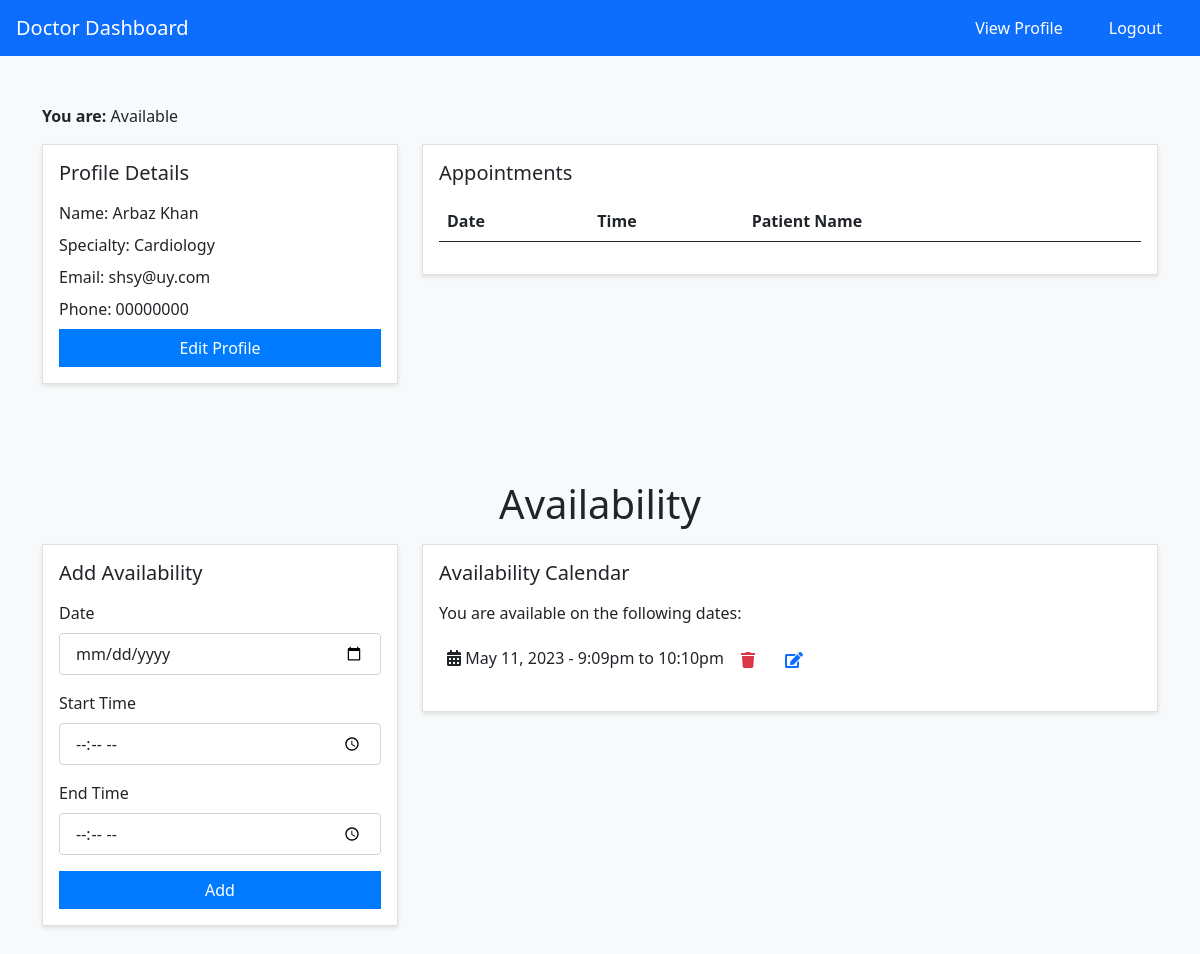
Screenshot of /Doctor/dashboard.php (signed in) with the database file from the repository.
### tables this page shows
CREATE TABLE `doctors` (
  `doctor_id` int(11) NOT NULL,
  `first_name` varchar(50) NOT NULL,
  `last_name` varchar(50) NOT NULL,
  `email` varchar(50) NOT NULL,
  `password` varchar(50) NOT NULL,
  `phone_number` varchar(20) NOT NULL,
  `address` varchar(100) NOT NULL,
  `city_id` int(11) NOT NULL,
  `specialty` varchar(50) NOT NULL,
  `availability` varchar(50) NOT NULL,
  `last_added` date NOT NULL DEFAULT current_timestamp()
);

CREATE TABLE `doctor_availability` (
  `availability_id` int(11) NOT NULL,
  `doctor_id` int(11) NOT NULL,
  `date` date NOT NULL,
  `start_time` time NOT NULL,
  `end_time` time NOT NULL
);

### Doctor/dashboard.php (the view, shortened to what this page needs)
<!DOCTYPE html>
<html lang="en">
<head>
  <link rel="stylesheet" href="../css/style.css">
  <link rel="stylesheet" href="https://cdnjs.cloudflare.com/ajax/libs/bootstrap/5.0.0-beta3/css/bootstrap.min.css">
  <link rel="stylesheet" href="https://cdnjs.cloudflare.com/ajax/libs/font-awesome/5.15.3/css/all.min.css">
</head>
<body>
    <?php include 'navbarDoctor.php';
    include '../conn.php';
    $demail = $_SESSION['demail'];
    $dpassword = $_SESSION['dpassword'];
    $query1 = "SELECT doctor_id FROM doctors WHERE email = '$demail' AND password = '$dpassword'";
    $result1 = mysqli_query($conn, $query1);
    $doctor_id = NULL;
    if (mysqli_num_rows($result1) == 1){
      $row = mysqli_fetch_assoc($result1);
      $doctor_id = $row['doctor_id'];
    }
    ?>
      <?php
      $query2 = "SELECT * FROM doctors WHERE doctor_id = '$doctor_id'";
      $result2 = mysqli_query($conn, $query2);
      $row = mysqli_fetch_assoc($result2);
  ?>
<div class="container py-5">
    <p><b>You are:</b> <?php echo $row['availability']; ?></p>
    <div class="row">
        <div class="col-md-4">
            <div class="card">
                <div class="card-body">
                    <h5 class="card-title">Profile Details</h5>
                    <p class="card-text">Name: <?php echo $row['first_name'].' '.$row['last_name'] ; ?></p>
                    <p class="card-text">Specialty: <?php echo $row['specialty']; ?></p>
                    <p class="card-text">Email: <?php echo $row['email']; ?></p>
                    <p class="card-text">Phone: <?php echo $row['phone_number']; ?></p>
                    <a href="profile.php" class="btn btn-primary rounded-0 w-100">Edit Profile</a>
                </div>
            </div>
        </div>
        <div class="col-md-8">
            <div class="card">
                <div class="card-body">
                    <h5 class="card-title">Appointments</h5>
                    <div class="table-responsive">
                        <table class="table">
                            <thead>
                                <tr>
                                    <th>Date</th>
                                    <th>Time</th>
                                    <th>Patient Name</th>
                                    <th></th>
                                </tr>
                            </thead>
                        </table>
                    </div>
                </div>
            </div>
        </div>
    </div>
</div>
<div class="container py-5">
  <h1 class="text-center mb-3 display-6">Availability</h1>
  <div class="row">
    <div class="col-md-4">
    <div class="card">
      <div class="card-body">
        <h5 class="card-title">Add Availability</h5>
        <form method="POST" id="add-availability-form">
          <div class="mb-3">
            <label for="date" class="form-label">Date</label>
            <input type="date" class="form-control" id="date" name="date" required>
          </div>
          <div class="mb-3">
            <label for="start_time" class="form-label">Start Time</label>
            <input type="time" class="form-control" id="start_time" name="start_time" required>
          </div>
          <div class="mb-3">
            <label for="end_time" class="form-label">End Time</label>
            <input type="time" class="form-control" id="end_time" name="end_time" required>
          </div>
          <button type="submit" class="btn btn-primary rounded-0 w-100" name="add_availability">Add</button>
        </form>
      </div>
    </div>
    </div>
    <div class="col-md-8">
      <div class="card">
        <div class="loo card-body">
          <h5 class="card-title">Availability Calendar</h5>
          <p class="card-text">You are available on the following dates:</p>
          <ul class="availability-list">
          <?php
            $query = "SELECT * FROM doctor_availability WHERE doctor_id = '$doctor_id'";
            $result = mysqli_query($conn, $query);
            if(mysqli_num_rows($result) > 0) {
              while ($row = mysqli_fetch_assoc($result)) {
                $date = date("M j, Y", strtotime($row['date']));
                $start_time = date("g:ia", strtotime($row['start_time']));
                $end_time = date("g:ia", strtotime($row['end_time']));
                $availability_id = $row['availability_id'];
                echo "<li><i class='fas fa-calendar-alt'></i> $date - $start_time to $end_time
                      <form method='POST' style='display: inline-block;' class='delete-availability-form'>
                        <input type='hidden' name='availability_id' value='$availability_id'>
                        <input type='hidden' name='doctor_id' value='$doctor_id'>
                        <button type='submit' class='btn btn-link text-danger' name='delete_availability'><i class='fas fa-trash'></i></button>
                      </form>
                      <button type='button' class='btn btn-link text-primary' data-toggle='modal' data-target='#editAvailabilityModal$availability_id'><i class='fas fa-edit'></i></button>
                      </li>";
              }
            } else {
              echo "<b>You have no availability scheduled.</b>";
            }
            ?>
          </ul>
        </div>
      </div>
    </div>
  </div>
</div>
</body>
</html>

### Doctor/dashboard.php (style rules this page uses)
body { background-color: #f8f9fa; }
.card { border-radius: 0px; box-shadow: 0 2px 4px rgba(0, 0, 0, 0.1); }
.card-title { font-size: 1.25rem; margin-bottom: 1rem; }
.card-text { font-size: 1rem; margin-bottom: 0.5rem; }
.btn-primary { background-color: #007bff; border-color: #007bff; }
.form-label { margin-bottom: 0.5rem; }
.form-control { font-size: 1rem; padding: 0.5rem 1rem; margin-bottom: 1rem; }
.table { font-size: 1rem; }
.table th { border-top: none; }
.availability-list { list-style: none; margin: 0; padding: 0; }
.availability-list li { font-size: 1rem; margin-bottom: 0.5rem; padding: 0.5rem; background-color: #fff; }

### rows the page displays
doctors: availability "Available", first_name "Arbaz", last_name "Khan", specialty "Cardiology", email "shsy@uy.com", phone_number "00000000"
doctor_availability: date "May 11, 2023", start_time "9:09pm", end_time "10:10pm"
